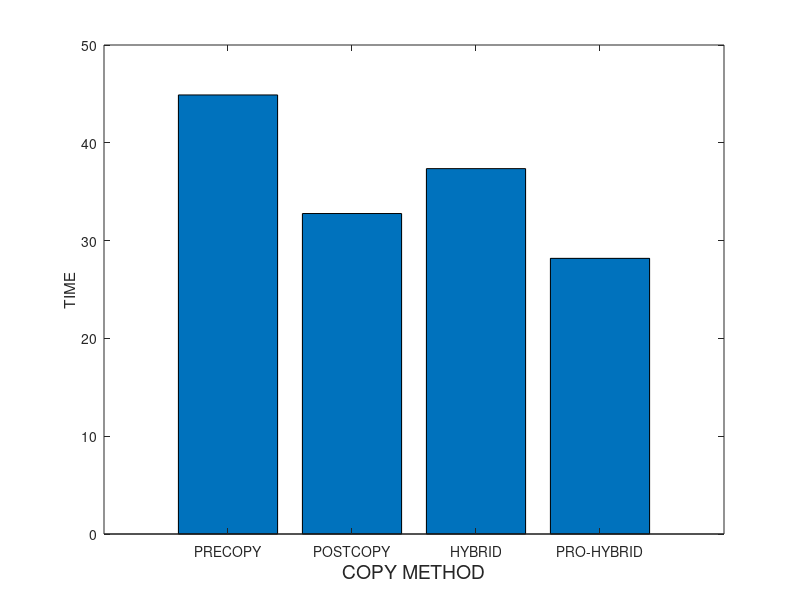
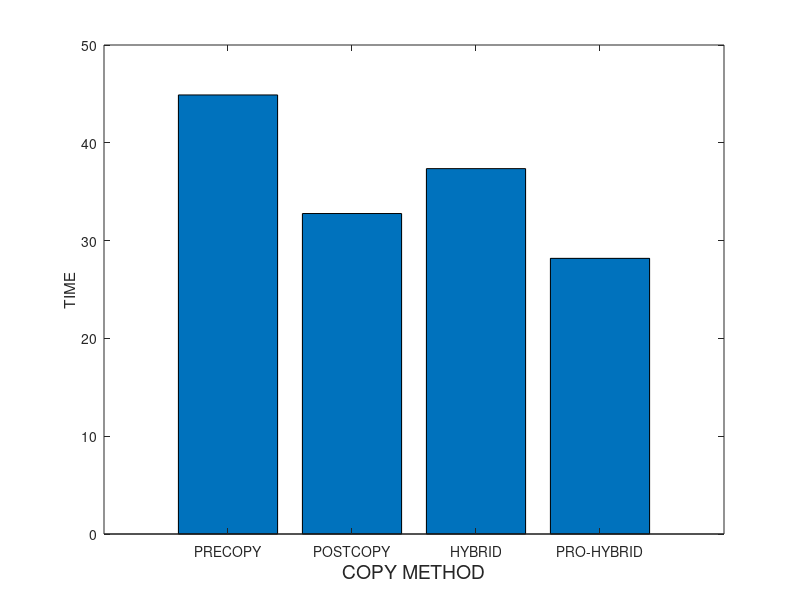
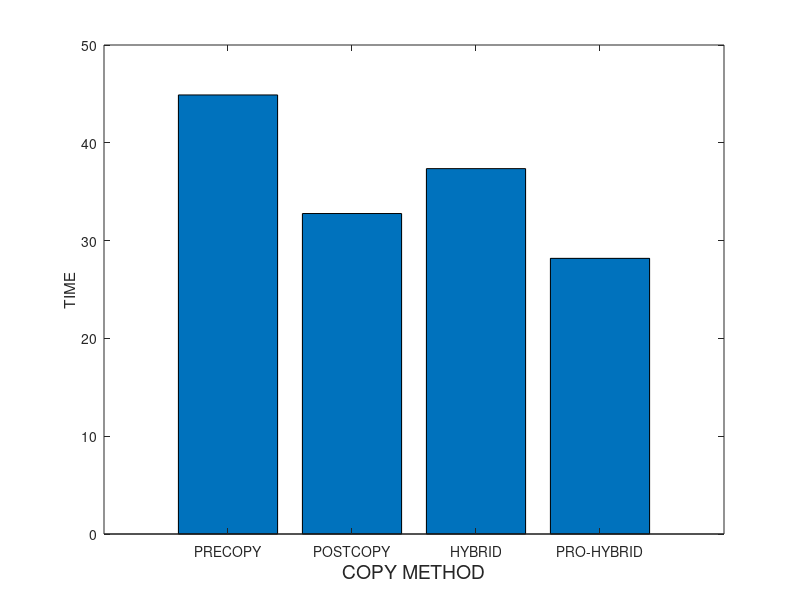
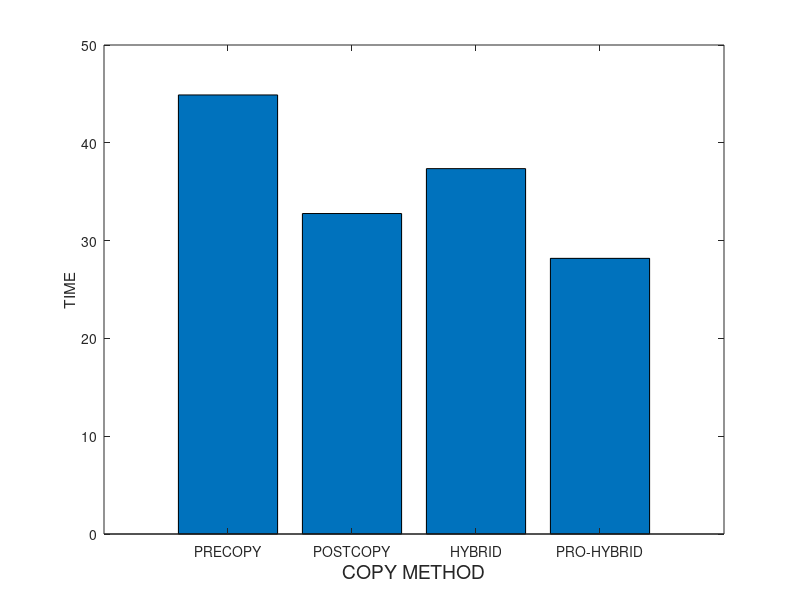

The MATLAB source for these figures, in order:
% basic hybrid copy migration
% memory size in MB
r = 4096
r *= 1024 % convert to KB

% bandwidth in gbps
b = 1000 
b = b * 1024/8 % convert to KB

% page dirty rate in percent (%): against to total memory pages
dirtyrate = 14 
dirtyrate /= 100

readrate = 14
readrate /= 100

pagesize = 4 % in KB
numpages = r / pagesize

% delta compression rate
comp = 0.5 

% amount of CPU and device states in KB 
scinfo = 100

% working set size in number of pages
wss = numpages * 0.25

% 0: zero, 1: read, 2: dirtied, 3: inactive data
mem = zeros(1, numpages);

% prediction accuracy 0 through 1
acc = 1
%acc = 0

totaltime = 0;
downtime = 0;
totaldata = 0;

A = zeros(4, 3);

%%%%%%%%%%%%%%%%%%%%%%%%%%%%%%
% precopy migration
%%%%%%%%%%%%%%%%%%%%%%%%%%%%%%
fprintf('\n')
disp('==================== Precopy migration ====================')
% iterations
present = numpages
iter = 0
while present > 50 && iter < 29 && totaldata < 4*r
	pretime = present / b
	totaltime += pretime
	totaldata += present
	present = numpages * dirtyrate
	%dirts = wss * dirtyrate
	iter += 1
end

% stop-and-copy phase
% stop conditions: 29 iterations, 50 pages, 4 memory size sent
scsent = scinfo + present * pagesize
downtime = scsent / b
totaltime += downtime
totaldata += scsent

% network fault rate
NFR = 0

A (1, 1) = totaltime;
A (1, 2) = downtime;
A (1, 3) = totaldata;

%%%%%%%%%%%%%%%%%%%%%%%%%%%%%%
% postcopy migration
%%%%%%%%%%%%%%%%%%%%%%%%%%%%%%
fprintf('\n')
disp('===================== Postcopy migration ======================')
totaltime = 0;
downtime = 0;
totaldata = 0;

% stop-and-copy phase
scsent = scinfo
downtime = scsent / b
totaltime += downtime
totaldata += scsent

% prepaging (bubbling) and on-demand paging
postsent = r
posttime = postsent/b
totaltime += posttime
totaldata += postsent
% network fault rate
NFR = 0.2

A (2, 1) = totaltime;
A (2, 2) = downtime;
A (2, 3) = totaldata;

%%%%%%%%%%%%%%%%%%%%%%%%%%%%%%
% hybrid copy migration
%%%%%%%%%%%%%%%%%%%%%%%%%%%%%%
fprintf('\n')
disp('==================== Hybrid copy migration ====================')
totaltime = 0;
downtime = 0;
totaldata = 0;

% precopy phase: single iteration
present = r
pretime = present / b
totaltime += pretime
totaldata += present

% stop-and-copy phase
bitmapsize = 500 % KB
scsent = scinfo + bitmapsize
downtime = scsent / b
totaltime += downtime
totaldata += scsent

% postcopy phase: prepaging (bubbling) and on-demand paging
%dirts = wss * dirtyrate
dirts = numpages * dirtyrate
postsent = dirts * pagesize
posttime = postsent/b
totaltime += posttime
totaldata += postsent
% network fault rate
NFR = 0.2

A (3, 1) = totaltime;
A (3, 2) = downtime;
A (3, 3) = totaldata;

%%%%%%%%%%%%%%%%%%%%%%%%%%%%%%
% proactive hybrid copy migration
%%%%%%%%%%%%%%%%%%%%%%%%%%%%%%
%disp(char(10))
fprintf('\n')
disp('=============== Proactive hybrid copy migration ================')
totaltime = 0;
downtime = 0;
totaldata = 0;

% precopy phase
% LRU, PFR

% scan the dirtied pages
% for dirtied pages
% 	mark dirtied (1)
% 	mem(random (1, wss * 0.1))	
randperm(int64(wss * 0.1));
% for read pages
% 	mark read (2)
% 	mem (random (wss * 0.1, wss * 0.2))

% for pages
% 	predict read/write

% send the pages most likely to be read and least likely to be dirtied
% do not send the pages most likely to be dirtied
% construct queue with the order of p1/p2
%reads = numpages * 0.4 
% total read rate = wss * read_rate = 0.25 * 0.16 = 0.04 (4%)
%read_rate = 0.16
%read_rate = 0.04 % 4% of total memory
% total write rate = wss * write_rate = 0.25 * 0.16 = 0.04 (4%)
%write_rate = 0.16
%write_rate = 0.04 % 4% of total memory
% simple case: readonly pages (RO) - zero dirtied pages 
%RO = 0.3
pred_pages = numpages * readrate * acc

% LRU
% for LRU queue
% 	mark sent
%	insert the pages into cache and perform delta compression

present = pred_pages * pagesize
pretime = present/b
totaltime += pretime
totaldata += present

% stop-and-copy phase
% send the CPU and device states
bitmapsize = 500 % KB
scsent = scinfo + bitmapsize
downtime = scsent/b
totaltime += downtime
totaldata += scsent

% postcopy phase
postsent = (numpages - pred_pages) * pagesize

% exclude the predicted dirtied pages 
pred_dirts = numpages * dirtyrate * acc
postsent = (numpages - pred_pages - pred_dirts) * pagesize
posttime = postsent/b
totaltime += posttime
totaldata += postsent

% network fault rate
NFR = 0.2

A (4, 1) = totaltime;
A (4, 2) = downtime;
A (4, 3) = totaldata

%%%%%%%%%%%%%%%%%%%%%%%%%%%%%%%%%%%%%%%%%%%%%%%%%%%%%%%
%                     plotting
% precopy
% postcopy
% hybrid
% pro-hybrid
%%%%%%%%%%%%%%%%%%%%%%%%%%%%%%%%%%%%%%%%%%%%%%%%%%%%%%%

prefix = "M4G_R14W14_acc100_r1"

dlmwrite (prefix, A, ' ')

%%%%%%%%%%%%%%%%%%%% total time %%%%%%%%%%%%%%%%%%%%%%
figure;
output = strcat(prefix, ".tt");
%output = prefix
x = ['PRECOPY', 'POSTCOPY', 'HYBRID', 'PRO-HYBRID'];
%x = 1:1:length(A);
%plot(x, A(:,2)/1000000, x, A(:,3)/1000000, '-.*');
%plot(A(:,2));
bar(A(:,1))
set(gca, 'XTickLabel', {'PRECOPY', 'POSTCOPY', 'HYBRID', 'PRO-HYBRID'})
xlabel('COPY METHOD', 'FontSize', 14);
ylabel('TIME');
%legend('PRECOPY', 'POSTCOPY', 'HYBRID', 'PRO-HYBRID');
%bar(x, A(:,1))

saveas (1, strcat(output, ".png"));
saveas (1, strcat(output, ".eps"));
saveas (1, strcat(output, ".emf"));

%%%%%%%%%%%%%%%%%%%% downtime %%%%%%%%%%%%%%%%%%%%%%
figure;
output = strcat(prefix, ".dt");

ylabel('TIME');

bar(A(:,2))

saveas (1, strcat(output, ".png"));
saveas (1, strcat(output, ".eps"));
saveas (1, strcat(output, ".emf"));

%%%%%%%%%%%%%%%%%%%% total data %%%%%%%%%%%%%%%%%%%%%%
figure;
output = strcat(prefix, ".td");

ylabel('KB');

bar(A(:,3))

saveas (1, strcat(output, ".png"));
saveas (1, strcat(output, ".eps"));
saveas (1, strcat(output, ".emf"));
